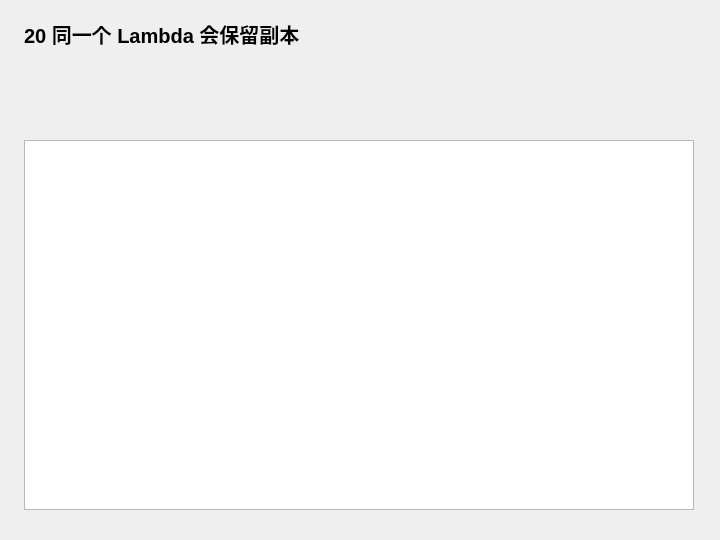
<?xml version="1.0" encoding="UTF-8"?>
<ui version="4.0">
 <class>Widget</class>
 <widget class="QWidget" name="Widget">
  <property name="geometry">
   <rect>
    <x>0</x>
    <y>0</y>
    <width>720</width>
    <height>540</height>
   </rect>
  </property>
  <property name="windowTitle">
   <string>20 同一个 Lambda 会保留副本</string>
  </property>
  <widget class="QLabel" name="headingLabel">
   <property name="geometry">
    <rect>
     <x>24</x>
     <y>18</y>
     <width>670</width>
     <height>32</height>
    </rect>
   </property>
   <property name="text">
    <string>20 同一个 Lambda 会保留副本</string>
   </property>
   <property name="font">
    <font>
     <pointsize>15</pointsize>
     <bold>true</bold>
    </font>
   </property>
  </widget>
  <widget class="QPlainTextEdit" name="outputEdit">
   <property name="geometry">
    <rect>
     <x>24</x>
     <y>140</y>
     <width>670</width>
     <height>370</height>
    </rect>
   </property>
   <property name="readOnly">
    <bool>true</bool>
   </property>
  </widget>
 </widget>
 <resources />
 <connections />
</ui>
